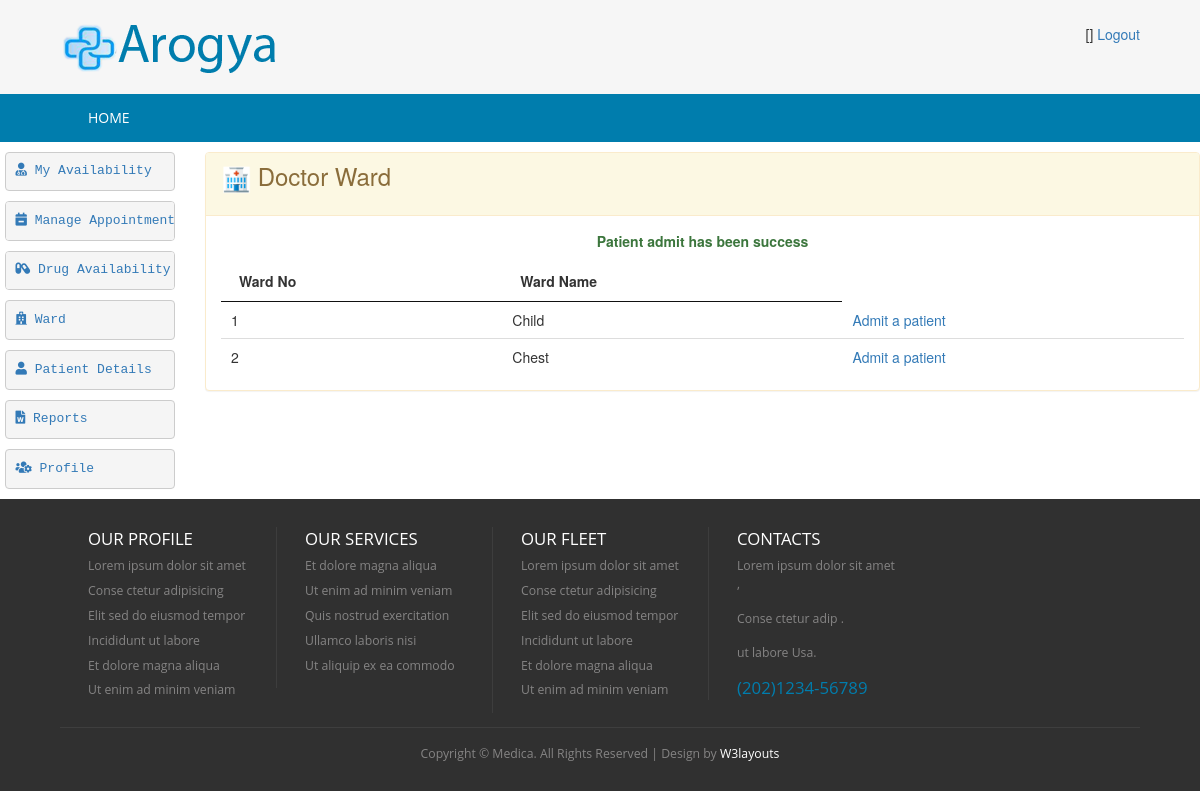
Before: /index.php/doctor_controller/admitPatient with the older database file.
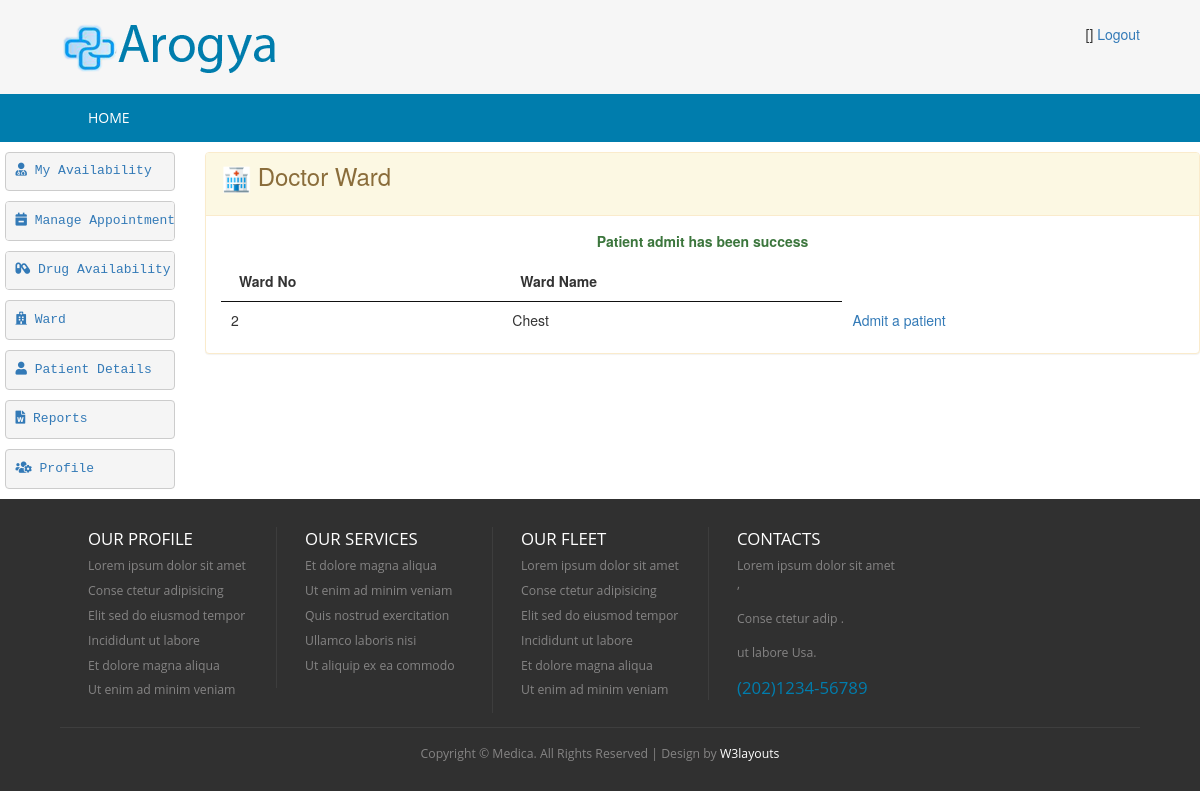
After: the same page with the newer database file.
### tables this page shows
CREATE TABLE `hms_ward` (
  `ward_no` int(5) NOT NULL AUTO_INCREMENT,
  `ward_name` varchar(50) DEFAULT NULL,
  `doctor_incharge` int(5) DEFAULT NULL,
  PRIMARY KEY (`ward_no`),
  UNIQUE KEY `NewIndex1` (`ward_name`)
);

### application/controllers/Doctor_Controller.php (called while the page is built, shortened)
<?php
class Doctor_Controller extends CI_Controller {
    public function admitPatient() {
        $this->load->model(array('Ward', 'Patient', 'WardPatient'));
        $ward = new Ward();
        $doctor_id = $this->session->userdata('userbean')->id;
        $db_error = $this->db->error();
        if (!empty($db_error)) {
            if ($db_error['code'] == 0) {
                $data['msg'] = '<p class="text-success">Patient admit has been success</p>';
            } else {
                $data['msg'] = '<p class="text-error"> Invalid or duplicate entry found </p>';
            }
        }
        $wardList = $ward->getDoctorWards($doctor_id);
        $data['wardList'] = $wardList;
        $this->load->view('doctor/doctor-ward', $data);
    }
}

### index.php (called while the page is built, shortened)
<?php
require_once BASEPATH.'core/CodeIgniter.php';

### application/models/Ward.php (called while the page is built, shortened)
<?php
class Ward extends MY_Model {
    public function getDoctorWards($doctor_id) {
       $this->db->select('hms_ward.*');
        $this->db->from('hms_ward');
        $where = " doctor_incharge = '" . $doctor_id . "'";
        $this->db->where($where);
        $query = $this->db->get();
        if ($query->num_rows() > 0) {
            return $query->result();
        } else {
            return FALSE;
        }
    }
}

### application/views/doctor/doctor-ward.php (the view, shortened to what the changed rows need)
<!DOCTYPE HTML>
<html>
    <head>
        <link href="<?php echo base_url('css/style.css'); ?>" rel="stylesheet" type="text/css"  media="all" />
        <link href="<?php echo base_url('css/bootstrap.css'); ?>" rel="stylesheet" type="text/css"/>
        <link rel="stylesheet" href="<?php echo base_url('css/responsiveslides.css') ?>">
        <link rel="stylesheet" href="https://use.fontawesome.com/releases/v5.2.0/css/all.css">
    </head>
    <body>
        <div class="content">
            <div class="row">
                <div class="col-md-10">
                    <div class="panel panel-warning">
                        <div class="panel-body">
                    <table id="example" class="display" cellspacing="0" width="100%">
                        <thead>
                            <tr>
                                <th>Ward No</th>
                                <th>Ward Name</th>
                            </tr>
                        </thead>
                        <tbody>
                            <?php
                            if ($wardList != null)
                                foreach ($wardList as $value) {
                                    ?>
                                    <tr>
                                        <td><?= $value->ward_no ?></td>
                                        <td><?= $value->ward_name ?></td>
                                        <td><a href="<?= base_url('Doctor_Controller/loadAdmitPatient/'.$value->ward_no)?>">Admit a patient</a></td>
                                    </tr>
                                    <?php
                                }
                            ?>
                        </tbody>
                    </table>
                    <link href="<?php echo base_url('css/jquery.dataTables.min.css'); ?>" rel="stylesheet" type="text/css"/>
                        </div>
                    </div>
                </div>
            </div>
        </div>
    </body>
</html>

Changed rows visible on the page:
no longer on this page (row edited): hms_ward: ward_no "1", ward_name "Child"
